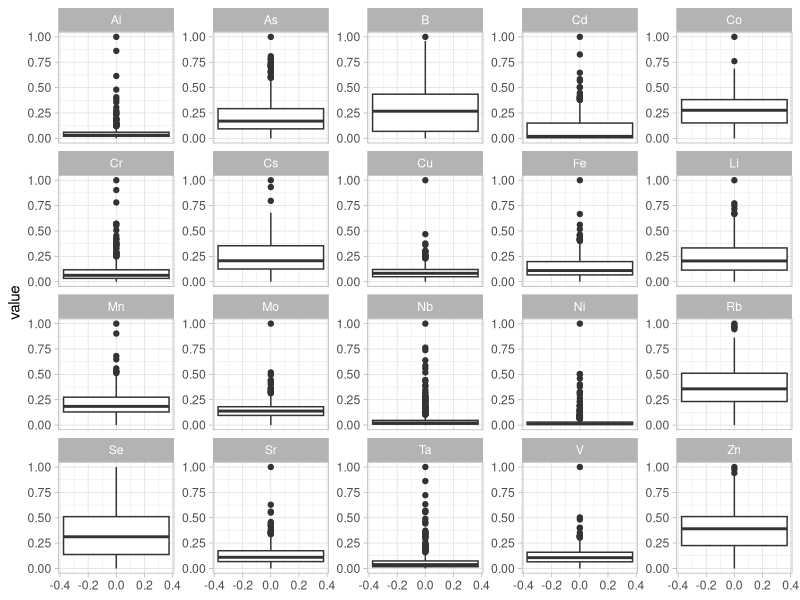
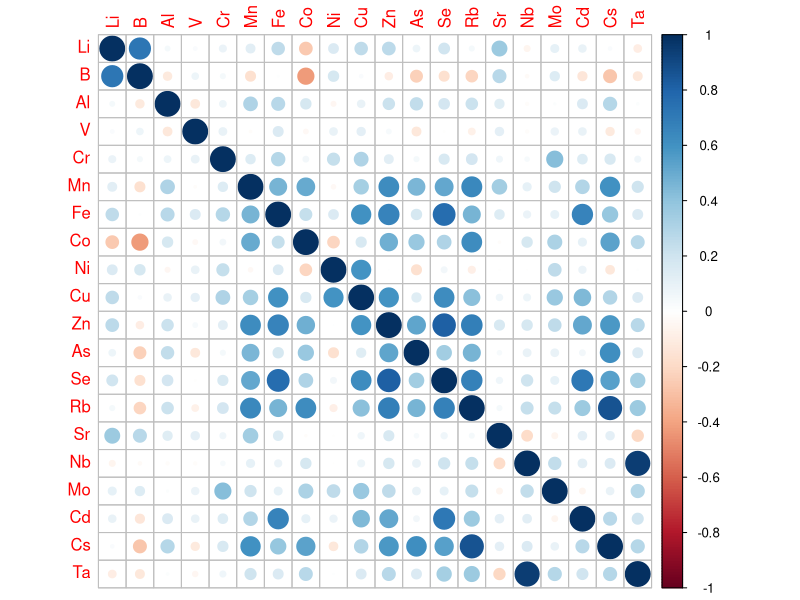
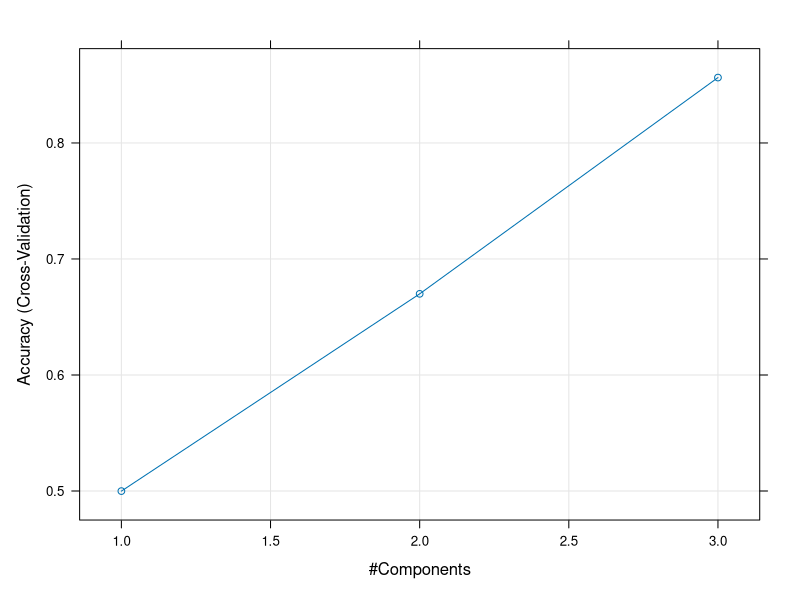
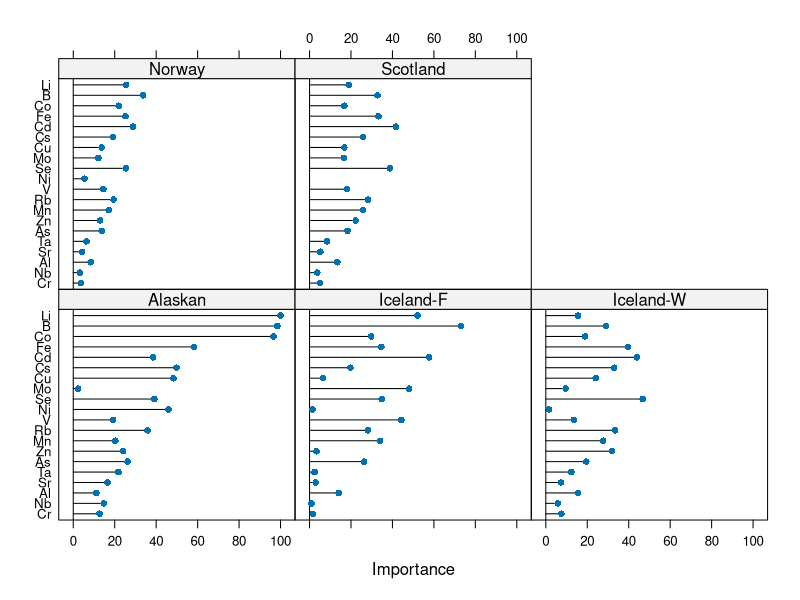

Here is the R script that generated these plots, in order:
## ---- chunk 1
# Chargement des packages nécessaires
install.packages("lattice")
library(readr)
library(dplyr)
library(ggplot2)
library(caret)
library(pls)
library(tidyr)
library(tidyverse)

# Lecture du fichier CSV
ICPMS_Raw_data <- read_csv("./ICPMS.csv")

# Conversion de la variable 'Class' en facteur
ICPMS_Raw_data$Class <- as.factor(ICPMS_Raw_data$Class)

# Sélection des 20 éléments restants
selected_elements <- c("7  Li  [ No Gas ]", "11  B  [ No Gas ]", "27  Al  [ He ]", "51  V  [ He ]", "52  Cr  [ He ]", "55  Mn  [ He ]", "56  Fe  [ He ]", "59  Co  [ He ]", "60  Ni  [ He ]", "63  Cu  [ He ]", "66  Zn  [ He ]", "75  As  [ He ]", "78  Se  [ He ]", "85  Rb  [ He ]", "88  Sr  [ He ]", "93  Nb  [ He ]", "95  Mo  [ He ]", "111  Cd  [ He ]", "133  Cs  [ He ]", "181  Ta  [ He ]")

# Sélectionner les colonnes spécifiées
selected_data <- ICPMS_Raw_data[, c("Class", selected_elements)]

# Renommer les colonnes
names(selected_data)[-1] <- c("Li", "B", "Al", "V", "Cr", "Mn", "Fe", "Co", "Ni", "Cu", "Zn", "As", "Se", "Rb", "Sr", "Nb", "Mo", "Cd", "Cs", "Ta")

# Sélection des colonnes
selected_data <- ICPMS_Raw_data %>%
  select(Class, all_of(selected_elements)) %>% 
  rename(
    Li = `7  Li  [ No Gas ]`,
    B = `11  B  [ No Gas ]`,
    Al = `27  Al  [ He ]`,
    V = `51  V  [ He ]`,
    Cr = `52  Cr  [ He ]`,
    Mn = `55  Mn  [ He ]`,
    Fe = `56  Fe  [ He ]`,
    Co = `59  Co  [ He ]`,
    Ni = `60  Ni  [ He ]`,
    Cu = `63  Cu  [ He ]`,
    Zn = `66  Zn  [ He ]`,
    As = `75  As  [ He ]`,
    Se = `78  Se  [ He ]`,
    Rb = `85  Rb  [ He ]`,
    Sr = `88  Sr  [ He ]`,
    Nb = `93  Nb  [ He ]`,
    Mo = `95  Mo  [ He ]`,
    Cd = `111  Cd  [ He ]`,
    Cs = `133  Cs  [ He ]`,
    Ta = `181  Ta  [ He ]`
  )

# Sélection des colonnes à normaliser
columns_to_normalize <- c("Li", "B", "Al", "V", "Cr", "Mn", "Fe", "Co", "Ni", "Cu", "Zn", "As", "Se", "Rb", "Sr", "Nb", "Mo", "Cd", "Cs", "Ta")

# Création d'une fonction pour la normalisation min-max
min_max_normalize <- function(x) {
  (x - min(x)) / (max(x) - min(x))
}

# Appliquer la fonction de normalisation min-max à chaque colonne sélectionnée
normalized_data <- selected_data %>%
  mutate(across(all_of(columns_to_normalize), min_max_normalize))

# Nettoyage des données (exemple : supprimer les lignes avec des valeurs manquantes)
clean_data <- na.omit(normalized_data)
## ---- chunk 2
#Statistiques récapitulatives
summary(clean_data)

# Boxplots et moyennes des variables numériques 
clean_data |>
     pivot_longer(
      cols = where(is.numeric)
    ) |>
    ggplot() +
    aes(y = value) +
    facet_wrap(~ name, scales = "free_y") +
    geom_boxplot() +
    theme_light()
## ---- chunk 3
#Corrélations entre les variables
cor_matrix <- cor(clean_data[, -1]) # Exclure la variable de classe
corrplot::corrplot(cor_matrix, method = "circle")
## ---- chunk 4
# Sélectionner les corrélations supérieures à 0.8
high_corr <- which(cor_matrix > 0.8 & cor_matrix < 1, arr.ind = TRUE)

# Afficher les paires de variables corrélées
high_corr_pairs <- data.frame(row = rownames(cor_matrix)[high_corr[,1]],
                              col = colnames(cor_matrix)[high_corr[,2]],
                              corr_value = cor_matrix[high_corr])
high_corr_pairs
## ---- chunk 5
# Distribution de la variable Class
table(clean_data$Class)

# Définition de la variable de classe
classe_variable <- "Class"

# Création de l'ensemble d'apprentissage et de l'ensemble de test
set.seed(123) # Pour la reproductibilité
index <- createDataPartition(clean_data[[classe_variable]], p = 0.8, list = FALSE)
data_train <- clean_data[index, ]
data_test <- clean_data[-index, ]

# Définition du contrôle de la validation croisée
train_control <- trainControl(method = "cv", number = 5)  # Validation croisée à 5 plis

# Ajustement du modèle PLS-DA
pls_model <- train(Class ~ ., data = data_train, method = "pls", trControl = train_control, preProc = c("center", "scale"))
## ---- chunk 6
# Affichage des résultats
print(pls_model)
## ---- chunk 7
# Visualisation de la performance du modèle
plot(pls_model)

model=pls_model

# Prédictions sur les données de test
predictions <- predict(model, newdata = data_test)

# Matrice de confusion
conf_matrix <- table(predictions, data_test$Class)
print(conf_matrix)

# Calcul de la précision
accuracy <- sum(diag(conf_matrix)) / sum(conf_matrix)
print(paste("Accuracy:", accuracy))

# Calcul du rappel (recall)
recall <- ifelse(rowSums(conf_matrix) == 0, 0, diag(conf_matrix) / rowSums(conf_matrix))
print(paste("Recall:", mean(recall)))

# Calcul du score F1
precision <- ifelse(colSums(conf_matrix) == 0, 0, diag(conf_matrix) / colSums(conf_matrix))
f1_score <- 2 * precision * recall / (precision + recall)
f1_score <- ifelse(is.nan(f1_score), 0, f1_score)
print(paste("F1 Score:", mean(f1_score)))

# Identification des variables importantes
importance <- varImp(model)
print(importance)

# Visualisation de l'importance des variables
plot(importance)
